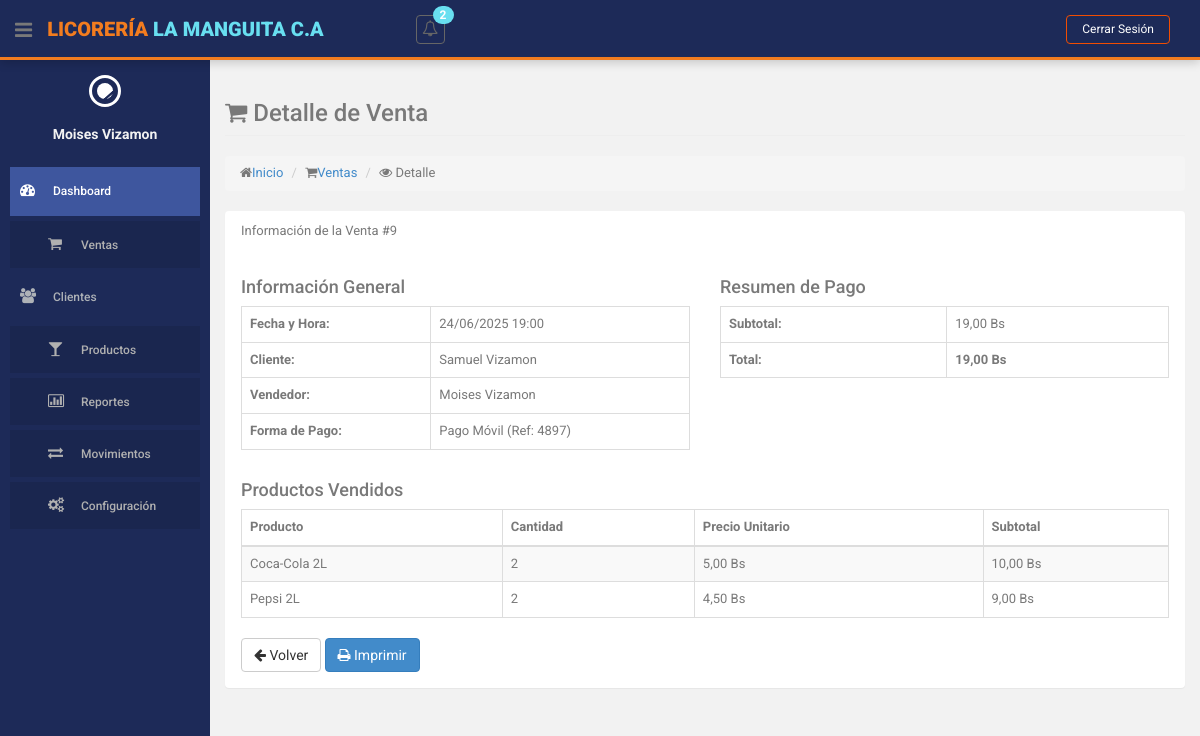
Screenshot of /index.php?action=ventas&method=mostrar&id=9 (signed in) with the database file from the repository.
### tables this page shows
CREATE TABLE `ventas` (
  `id` int(255) NOT NULL,
  `cedula_cliente` varchar(15) NOT NULL,
  `id_usuario` int(11) NOT NULL,
  `fecha` datetime NOT NULL,
  `monto_total` decimal(10,2) NOT NULL,
  `forma_pago` enum('EFECTIVO','TARJETA','PAGO_MOVIL') NOT NULL DEFAULT 'EFECTIVO',
  `referencia_pago` varchar(6) DEFAULT NULL COMMENT 'Número de referencia para tarjeta o pago móvil',
  `id_venta_original` int(11) DEFAULT NULL,
  `id_estatus` int(11) NOT NULL DEFAULT 1
);

CREATE TABLE `detalle_venta` (
  `id` int(255) NOT NULL,
  `id_venta` int(255) NOT NULL,
  `id_producto` int(10) NOT NULL,
  `cantidad` int(10) NOT NULL,
  `precio_unitario` decimal(10,2) NOT NULL,
  `monto` decimal(10,2) NOT NULL
);

CREATE TABLE `producto` (
  `id` int(10) NOT NULL,
  `descripcion` varchar(255) NOT NULL,
  `cantidad` int(255) NOT NULL,
  `precio` decimal(10,2) NOT NULL,
  `id_categoria` int(11) NOT NULL,
  `id_estatus` int(11) NOT NULL
);

### controllers/VentaController.php (called while the page is built, shortened)
<?php
class VentaController
{
    private $model;
    public function __construct()
    {
        require_once ROOT_PATH . 'models/VentaModel.php';
        $this->model = new VentaModel();
    }
    public function mostrar($id)
    {
        $venta = $this->model->obtenerVentaPorId($id);
        $detalles = $this->model->obtenerDetallesVenta($id);
        $this->loadView('ventas/mostrar', [
            'venta' => $venta,
            'detalles' => $detalles
        ]);
    }
    private function loadView($view, $data = [])
    {
        extract($data);
        require ROOT_PATH . 'views/layouts/header.php';
        require ROOT_PATH . 'views/layouts/sidebar.php';
        require ROOT_PATH . "views/$view.php";
        require ROOT_PATH . 'views/layouts/footer.php';
    }
}

### models/VentaModel.php (called while the page is built, shortened)
<?php
class VentaModel
{
    private $db;
    public function __construct()
    {
        require_once ROOT_PATH . 'config/database.php';
        $database = new Database();
        $this->db = $database->getConnection();
    }
    public function obtenerVentaPorId($id)
    {
        $query = "SELECT v.*,
                  CONCAT(c.nombres, ' ', c.apellidos) as cliente,
                  CONCAT(u.nombres, ' ', u.apellidos) as usuario
                  FROM ventas v
                  JOIN clientes c ON v.cedula_cliente = c.cedula
                  JOIN usuarios u ON v.id_usuario = u.id
                  WHERE v.id = :id";
        $stmt = $this->db->prepare($query);
        $stmt->bindParam(":id", $id);
        $stmt->execute();
        return $stmt->fetch(PDO::FETCH_ASSOC);
    }
    public function obtenerDetallesVenta($id_venta)
    {
        $query = "SELECT dv.*, p.descripcion as producto, p.precio as precio_actual
                  FROM detalle_venta dv
                  JOIN producto p ON dv.id_producto = p.id
                  WHERE dv.id_venta = :id_venta";
        $stmt = $this->db->prepare($query);
        $stmt->bindParam(":id_venta", $id_venta);
        $stmt->execute();
        return $stmt->fetchAll(PDO::FETCH_ASSOC);
    }
}

### config/database.php (called while the page is built, shortened)
<?php
class Database {
    private $host = 'localhost';
    private $db_name = 'licoreria';
    private $username = 'root';
    private $password = '';
    public function getConnection() {
        $this->conn = null;
        try {
            $this->conn = new PDO(
                "mysql:host=" . $this->host . ";dbname=" . $this->db_name,
                $this->username,
                $this->password
            );
            $this->conn->exec("set names utf8");
            $this->conn->setAttribute(PDO::ATTR_ERRMODE, PDO::ERRMODE_EXCEPTION);
        } catch(PDOException $exception) {
            echo "Error de conexión: " . $exception->getMessage();
        }
        return $this->conn;
    }
}
?>

### views/ventas/mostrar.php (the view)
<section id="main-content">
    <section class="wrapper">
        <div class="row">
            <div class="col-lg-12">
                <h3 class="page-header"><i class="fa fa-shopping-cart"></i> Detalle de Venta</h3>
                <ol class="breadcrumb">
                    <li><i class="fa fa-home"></i><a href="<?php echo BASE_URL; ?>">Inicio</a></li>
                    <li><i class="fa fa-shopping-cart"></i><a href="<?= BASE_URL ?>index.php?action=ventas">Ventas</a></li>
                    <li><i class="fa fa-eye"></i> Detalle</li>
                </ol>
            </div>
        </div>
        <div class="row">
            <div class="col-lg-12">
                <section class="panel">
                    <header class="panel-heading">
                        Información de la Venta #<?= $venta['id'] ?>
                    </header>
                    <div class="panel-body">
                        <div class="row">
                            <div class="col-md-6">
                                <h4>Información General</h4>
                                <table class="table table-bordered">
                                    <tr>
                                        <th>Fecha y Hora:</th>
                                        <td><?= date('d/m/Y H:i', strtotime($venta['fecha'])) ?></td>
                                    </tr>
                                    <tr>
                                        <th>Cliente:</th>
                                        <td><?= htmlspecialchars($venta['cliente']) ?></td>
                                    </tr>
                                    <tr>
                                        <th>Vendedor:</th>
                                        <td><?= htmlspecialchars($venta['usuario']) ?></td>
                                    </tr>
                                    <tr>
                                        <th>Forma de Pago:</th>
                                        <td>
                                            <?=
                                            match($venta['forma_pago']) {
                                                'EFECTIVO' => 'Efectivo',
                                                'TARJETA' => 'Tarjeta',
                                                'PAGO_MOVIL' => 'Pago Móvil',
                                                default => $venta['forma_pago']
                                            }
                                            ?>
                                            <?php if($venta['referencia_pago']): ?>
                                                (Ref: <?= htmlspecialchars($venta['referencia_pago']) ?>)
                                            <?php endif; ?>
                                        </td>
                                    </tr>
                                </table>
                            </div>
                            <div class="col-md-6">
                                <h4>Resumen de Pago</h4>
                                <table class="table table-bordered">
                                    <tr>
                                        <th>Subtotal:</th>
                                        <td><?= number_format($venta['monto_total'], 2, ',', '.') ?> Bs</td>
                                    </tr>
                                    <tr>
                                        <th>Total:</th>
                                        <td><strong><?= number_format($venta['monto_total'], 2, ',', '.') ?> Bs</strong></td>
                                    </tr>
                                </table>
                            </div>
                        </div>
                        <div class="row">
                            <div class="col-md-12">
                                <h4>Productos Vendidos</h4>
                                <div class="table-responsive">
                                    <table class="table table-bordered table-striped">
                                        <thead>
                                            <tr>
                                                <th>Producto</th>
                                                <th>Cantidad</th>
                                                <th>Precio Unitario</th>
                                                <th>Subtotal</th>
                                            </tr>
                                        </thead>
                                        <tbody>
                                            <?php foreach ($detalles as $detalle): ?>
                                                <tr>
                                                    <td><?= htmlspecialchars($detalle['producto']) ?></td>
                                                    <td><?= $detalle['cantidad'] ?></td>
                                                    <td><?= number_format($detalle['monto'] / $detalle['cantidad'], 2, ',', '.') ?> Bs</td>
                                                    <td><?= number_format($detalle['monto'], 2, ',', '.') ?> Bs</td>
                                                </tr>
                                            <?php endforeach; ?>
                                        </tbody>
                                    </table>
                                </div>
                            </div>
                        </div>
                        <div class="row">
                            <div class="col-md-12">
                                <a href="<?= BASE_URL ?>index.php?action=reportes" class="btn btn-default">
                                    <i class="fa fa-arrow-left"></i> Volver
                                </a>
                                <button class="btn btn-primary" onclick="window.print()">
                                    <i class="fa fa-print"></i> Imprimir
                                </button>
                            </div>
                        </div>
                    </div>
                </section>
            </div>
        </div>
    </section>
</section>

### assets/css/style.css (style rules this page uses)
body { color: #797979; background: #f2f2f2; font-family: 'Ruda', sans-serif; padding: 0px !important; margin: 0px !important; font-size:13px; }
a, a:hover, a:focus { text-decoration: none; outline: none; }
#main-content { margin-left: 210px; }
.wrapper { display: inline-block; margin-top: 60px; padding-left: 15px; padding-right: 15px; padding-bottom: 15px; padding-top: 0px; width: 100%; }

### views/layouts/header.php (style rules this page uses)
body { font-family: 'Roboto', sans-serif; }
.btn, button, input[type="submit"] { transition: background-color 0.3s ease, transform 0.2s ease; }

### rows the page displays
ventas: id "9", fecha "24/06/2025 19:00", forma_pago "Pago Móvil", referencia_pago "4897", monto_total "19,00"
detalle_venta: id_producto.descripcion "Coca-Cola 2L", cantidad "2", $detalle['monto'] / $detalle['cantidad'] "5,00", monto "10,00"
detalle_venta: id_producto.descripcion "Pepsi 2L", cantidad "2", $detalle['monto'] / $detalle['cantidad'] "4,50", monto "9,00"

### other values shown
$totalNotificaciones "2"
$_SESSION['user_nombre'] "Moises Vizamon"
$venta['cliente'] "Samuel Vizamon"
$venta['usuario'] "Moises Vizamon"
